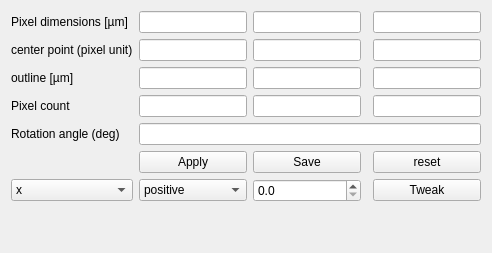
                     <widget class="QWidget" name="tab_24">
                      <attribute name="title">
                       <string>Alignment and Positioning</string>
                      </attribute>
                      <layout class="QVBoxLayout" name="verticalLayout_32">
                       <item>
                        <layout class="QGridLayout" name="gridLayout_16">
                         <item row="2" column="4">
                          <widget class="QLineEdit" name="lineEdit_outl_z">
                           <property name="toolTip">
                            <string>[z0,z1]</string>
                           </property>
                           <property name="toolTipDuration">
                            <number>1</number>
                           </property>
                           <property name="readOnly">
                            <bool>true</bool>
                           </property>
                          </widget>
                         </item>
                         <item row="0" column="0">
                          <widget class="QLabel" name="label_92">
                           <property name="text">
                            <string>Pixel dimensions [µm]</string>
                           </property>
                          </widget>
                         </item>
                         <item row="0" column="1">
                          <widget class="QLineEdit" name="ent_dimx">
                           <property name="toolTip">
                            <string>x</string>
                           </property>
                           <property name="toolTipDuration">
                            <number>1</number>
                           </property>
                           <property name="whatsThis">
                            <string>x</string>
                           </property>
                           <property name="inputMask">
                            <string/>
                           </property>
                           <property name="maxLength">
                            <number>32767</number>
                           </property>
                          </widget>
                         </item>
                         <item row="0" column="2">
                          <widget class="QLineEdit" name="ent_dimy">
                           <property name="toolTip">
                            <string>y</string>
                           </property>
                           <property name="toolTipDuration">
                            <number>1</number>
                           </property>
                          </widget>
                         </item>
                         <item row="0" column="4">
                          <widget class="QLineEdit" name="ent_dimz">
                           <property name="toolTip">
                            <string>z</string>
                           </property>
                           <property name="toolTipDuration">
                            <number>1</number>
                           </property>
                          </widget>
                         </item>
                         <item row="3" column="1">
                          <widget class="QLineEdit" name="lineEdit_pxc_x">
                           <property name="readOnly">
                            <bool>true</bool>
                           </property>
                          </widget>
                         </item>
                         <item row="1" column="1">
                          <widget class="QLineEdit" name="lineEdit_cx"/>
                         </item>
                         <item row="5" column="1">
                          <widget class="QPushButton" name="pushButton_apply">
                           <property name="text">
                            <string>Apply</string>
                           </property>
                          </widget>
                         </item>
                         <item row="5" column="2">
                          <widget class="QPushButton" name="pushButton_save">
                           <property name="text">
                            <string>Save</string>
                           </property>
                          </widget>
                         </item>
                         <item row="1" column="0">
                          <widget class="QLabel" name="label_93">
                           <property name="text">
                            <string>center point (pixel unit)</string>
                           </property>
                          </widget>
                         </item>
                         <item row="5" column="4">
                          <widget class="QPushButton" name="pushButton_reset">
                           <property name="text">
                            <string>reset</string>
                           </property>
                          </widget>
                         </item>
                         <item row="3" column="2">
                          <widget class="QLineEdit" name="lineEdit_pxc_y">
                           <property name="readOnly">
                            <bool>true</bool>
                           </property>
                          </widget>
                         </item>
                         <item row="3" column="0">
                          <widget class="QLabel" name="label_94">
                           <property name="text">
                            <string>Pixel count</string>
                           </property>
                          </widget>
                         </item>
                         <item row="4" column="0">
                          <widget class="QLabel" name="label_95">
                           <property name="text">
                            <string>Rotation angle (deg)</string>
                           </property>
                          </widget>
                         </item>
                         <item row="2" column="2">
                          <widget class="QLineEdit" name="lineEdit_outl_y">
                           <property name="toolTip">
                            <string>[y0,y1]</string>
                           </property>
                           <property name="toolTipDuration">
                            <number>1</number>
                           </property>
                           <property name="readOnly">
                            <bool>true</bool>
                           </property>
                          </widget>
                         </item>
                         <item row="1" column="4">
                          <widget class="QLineEdit" name="lineEdit_cz"/>
                         </item>
                         <item row="3" column="4">
                          <widget class="QLineEdit" name="lineEdit_pxc_z">
                           <property name="readOnly">
                            <bool>true</bool>
                           </property>
                          </widget>
                         </item>
                         <item row="2" column="0">
                          <widget class="QLabel" name="label_96">
                           <property name="text">
                            <string>outline [µm]</string>
                           </property>
                          </widget>
                         </item>
                         <item row="4" column="1" colspan="4">
                          <widget class="QLineEdit" name="lineEdit_rot_angle"/>
                         </item>
                         <item row="2" column="1">
                          <widget class="QLineEdit" name="lineEdit_outl_x">
                           <property name="toolTip">
                            <string>[x0,x1]</string>
                           </property>
                           <property name="toolTipDuration">
                            <number>1</number>
                           </property>
                           <property name="readOnly">
                            <bool>true</bool>
                           </property>
                          </widget>
                         </item>
                         <item row="1" column="2">
                          <widget class="QLineEdit" name="lineEdit_cy"/>
                         </item>
                         <item row="6" column="0">
                          <widget class="QComboBox" name="comboBox_tweak_item">
                           <item>
                            <property name="text">
                             <string>x</string>
                            </property>
                           </item>
                           <item>
                            <property name="text">
                             <string>y</string>
                            </property>
                           </item>
                           <item>
                            <property name="text">
                             <string>rot</string>
                            </property>
                           </item>
                          </widget>
                         </item>
                         <item row="6" column="2">
                          <widget class="QDoubleSpinBox" name="doubleSpinBox_tweak_step">
                           <property name="decimals">
                            <number>1</number>
                           </property>
                           <property name="maximum">
                            <double>1000.000000000000000</double>
                           </property>
                           <property name="singleStep">
                            <double>0.500000000000000</double>
                           </property>
                          </widget>
                         </item>
                         <item row="6" column="1">
                          <widget class="QComboBox" name="comboBox_tweak_sign">
                           <item>
                            <property name="text">
                             <string>positive</string>
                            </property>
                           </item>
                           <item>
                            <property name="text">
                             <string>negative</string>
                            </property>
                           </item>
                          </widget>
                         </item>
                         <item row="6" column="4">
                          <widget class="QPushButton" name="pushButton_tweak_geo">
                           <property name="text">
                            <string>Tweak</string>
                           </property>
                          </widget>
                         </item>
                        </layout>
                       </item>
                       <item>
                        <spacer name="verticalSpacer_5">
                         <property name="orientation">
                          <enum>Qt::Vertical</enum>
                         </property>
                         <property name="sizeHint" stdset="0">
                          <size>
                           <width>20</width>
                           <height>40</height>
                          </size>
                         </property>
                        </spacer>
                       </item>
                      </layout>
                     </widget>
